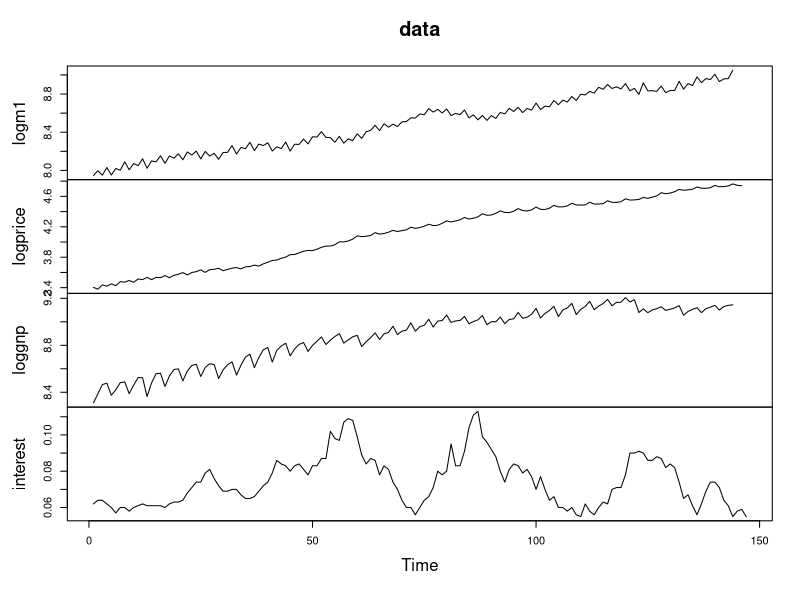

Write the R code that produced this figure.
## ---- chunk 1
library(dynlm)
library(knitr)
data=ts(M1Germany)
logprice = ts(M1Germany$logprice)
logm1 =ts(M1Germany$logm1)
loggnp =ts(M1Germany$loggnp)
interest=ts(M1Germany$interest) 
## ---- chunk 2
plot(data) 

## ---- chunk 3

mod1=dynlm(logm1~L(logprice,0:3)+d(L(loggnp,0:5))+d(L(interest,0:5)) ,data=data)
summary(mod1)
mod2=dynlm(logm1~L(logprice,0:3)+d(L(loggnp,0:5))+d(L(interest,0:3)) ,data=data)
summary(mod2)
mod3=dynlm(logm1~L(logprice,0:3)+d(L(loggnp,0:2))+d(L(interest,0:3)) ,data=data)
summary(mod3)
mod4=dynlm(logm1~logprice+L(logprice,2:3)+d(L(loggnp,0:2))+d(L(interest,0:3)) ,data=data)
summary(mod4)
mod5=dynlm(logm1~logprice+L(logprice,3)+d(L(loggnp,0:2))+d(L(interest,0:3)) ,data=data)
summary(mod5)
mod6=dynlm(logm1~logprice+L(logprice,3)+d(L(loggnp,0:2))+d(L(interest,0:1)) ,data=data)
summary(mod6)
mod7=dynlm(logm1~L(logprice,3)+d(L(loggnp,0:2))+d(L(interest,0:1)) ,data=data)
summary(mod7)
mod8=dynlm(logm1~L(logprice,3)+d(L(loggnp,0:2))+d(interest) ,data=data)
summary(mod8)

## ---- chunk 4
AIC(mod1)
AIC(mod2)
AIC(mod3)
AIC(mod4)
AIC(mod5)
AIC(mod6)
AIC(mod7)
AIC(mod8)
## ---- chunk 5
shapiro.test(mod8$res) #su reikšmingumo lygmeniu 0,05 negalime atmesti, kad normalios liekanos. Tačiau paėmus 
                        
